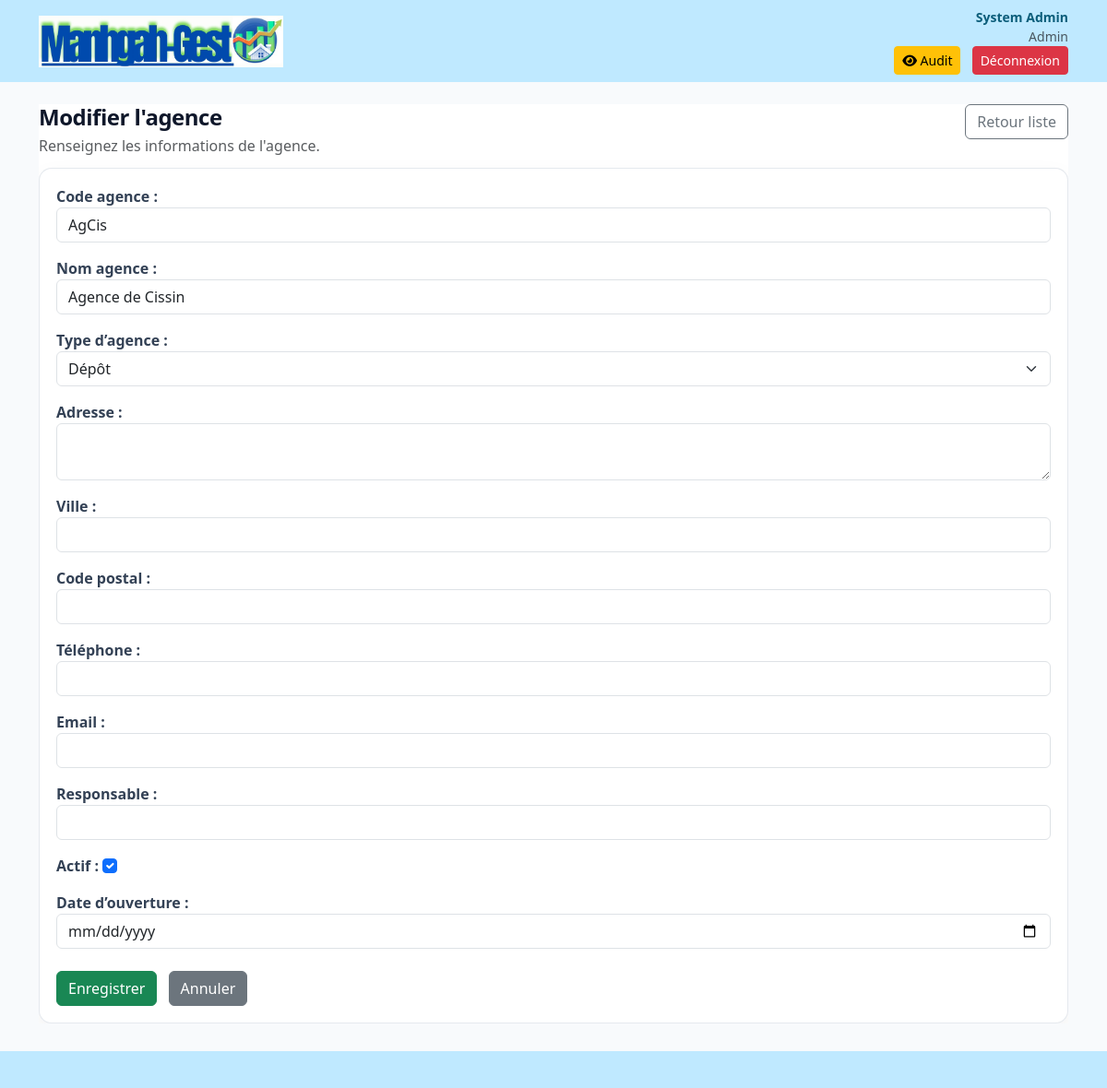
Screenshot of /agences/2/modifier/ (signed in) with the database file from the repository.
### core/models.py (models this page shows, shortened)
class UtilisateurProfile(models.Model):
    user = models.OneToOneField('auth.User', on_delete=models.CASCADE, verbose_name='Compte auth')
    societe = models.ForeignKey(Societe, on_delete=models.PROTECT, verbose_name='Société')
    agence = models.ForeignKey(Agence, on_delete=models.SET_NULL, blank=True, null=True, verbose_name='Agence')
    role = models.ForeignKey(Role, on_delete=models.PROTECT, verbose_name='Rôle')
    nom = models.CharField(max_length=100, verbose_name='Nom')
    prenom = models.CharField(max_length=100, verbose_name='Prénom')
    email = models.EmailField(max_length=100, unique=True, verbose_name='Email')
    telephone = models.CharField(max_length=20, blank=True, null=True, verbose_name='Téléphone')
    photo = models.CharField(max_length=255, blank=True, null=True, verbose_name='Photo')
    actif = models.BooleanField(default=True, verbose_name='Actif')
    derniere_connexion = models.DateTimeField(blank=True, null=True, verbose_name='Dernière Connexion')
    date_creation = models.DateTimeField(auto_now_add=True, verbose_name='Date Création')
    date_modification = models.DateTimeField(auto_now=True, verbose_name='Date Modification')
    class Meta:
        verbose_name = 'Utilisateur'
        verbose_name_plural = 'Utilisateurs'
        ordering = ['nom', 'prenom']
        indexes = [
            models.Index(fields=['societe', 'agence', 'actif']),
        ]

class Role(models.Model):
    DIRECTION_CHOICES = [
        ('Direction Commerciale', 'Direction Commerciale'),
        ('Direction des Achats', 'Direction des Achats'),
        ('Direction des Ressources Humaines', 'Direction des Ressources Humaines'),
        ('Direction de la Production', 'Direction de la Production'),
        ('Direction Logistique & Stock', 'Direction Logistique & Stock'),
        ('Direction Informatique', 'Direction Informatique'),
        ('Direction Juridique', 'Direction Juridique'),
        ('Direction des Projets', 'Direction des Projets'),
    ]
    nom = models.CharField(max_length=50, unique=True, verbose_name='Nom du rôle')
    direction = models.CharField(max_length=50, choices=DIRECTION_CHOICES, blank=True, null=True, verbose_name='Direction')
    description = models.TextField(blank=True, null=True, verbose_name='Description')
    niveau_acces = models.IntegerField(default=1, verbose_name='Niveau d’accès')
    actif = models.BooleanField(default=True, verbose_name='Actif')
    created_at = models.DateTimeField(auto_now_add=True, verbose_name='Créé le')
    class Meta:
        verbose_name = 'Rôle'
        verbose_name_plural = 'Rôles'
        ordering = ['direction', 'niveau_acces', 'nom']
    def __str__(self):
        return self.nom

class Agence(models.Model):
    AGENCE_TYPES = [
        ('Siege', 'Siège'),
        ('Succursale', 'Succursale'),
        ('Depot', 'Dépôt'),
    ]
    societe = models.ForeignKey(Societe, on_delete=models.CASCADE, verbose_name='Société')
    code = models.CharField(max_length=20, unique=True, verbose_name='Code agence')
    nom = models.CharField(max_length=150, verbose_name='Nom agence')
    type_agence = models.CharField(max_length=20, choices=AGENCE_TYPES, default='Succursale', verbose_name='Type d’agence')
    adresse = models.TextField(blank=True, null=True, verbose_name='Adresse')
    ville = models.CharField(max_length=100, blank=True, null=True, verbose_name='Ville')
    code_postal = models.CharField(max_length=20, blank=True, null=True, verbose_name='Code postal')
    telephone = models.CharField(max_length=20, blank=True, null=True, verbose_name='Téléphone')
    email = models.EmailField(blank=True, null=True, verbose_name='Email')
    responsable = models.CharField(max_length=200, blank=True, null=True, verbose_name='Responsable')
    actif = models.BooleanField(default=True, verbose_name='Actif')
    date_ouverture = models.DateField(blank=True, null=True, verbose_name='Date d’ouverture')
    created_at = models.DateTimeField(auto_now_add=True, verbose_name='Créé le')
    updated_at = models.DateTimeField(auto_now=True, verbose_name='Modifié le')
    class Meta:
        verbose_name = 'Agence'
        verbose_name_plural = 'Agences'
        ordering = ['nom']

### core/views.py (the view)
# urls.py: path('agences/<int:pk>/modifier/', views.agence_update, name='agence_update'),
@login_required
def agence_update(request, pk):
    agence = get_object_or_404(Agence, pk=pk)
    societes = _get_accessible_societes(request.user)
    selected_societe_id = _get_selected_societe_id(request, societes) or agence.societe_id
    form = AgenceForm(request.POST or None, instance=agence)
    _configure_form_for_societe(form, request.user, selected_societe_id)
    if request.method == 'POST' and form.is_valid():
        form.save()
        messages.success(request, 'Agence modifiée avec succès.')
        return _redirect_with_standalone(request, 'agence_list')
    return render(request, 'core/agence_form.html', {'form': form, 'title': 'Modifier l\'agence', 'societe_id': selected_societe_id})

### core/forms.py
class AgenceForm(forms.ModelForm):
    class Meta:
        model = Agence
        fields = ['societe', 'code', 'nom', 'type_agence', 'adresse', 'ville', 'code_postal', 'telephone', 'email', 'responsable', 'actif', 'date_ouverture']
        widgets = {
            'societe': forms.Select(attrs={'class': 'form-select'}),
            'code': forms.TextInput(attrs={'class': 'form-control'}),
            'nom': forms.TextInput(attrs={'class': 'form-control'}),
            'type_agence': forms.Select(attrs={'class': 'form-select'}),
            'adresse': forms.Textarea(attrs={'class': 'form-control', 'rows': 2}),
            'ville': forms.TextInput(attrs={'class': 'form-control'}),
            'code_postal': forms.TextInput(attrs={'class': 'form-control'}),
            'telephone': forms.TextInput(attrs={'class': 'form-control'}),
            'email': forms.EmailInput(attrs={'class': 'form-control'}),
            'responsable': forms.TextInput(attrs={'class': 'form-control'}),
            'actif': forms.CheckboxInput(attrs={'class': 'form-check-input'}),
            'date_ouverture': forms.DateInput(attrs={'type': 'date', 'class': 'form-control'}),
        }

### core/views.py (called while the page is built)
def _get_accessible_societes(user):
    if not user.is_authenticated:
        return Societe.objects.none()
    if user.is_superuser:
        return Societe.objects.filter(actif=True).order_by('raison_sociale')
    try:
        profile = user.utilisateurprofile
    except UtilisateurProfile.DoesNotExist:
        return Societe.objects.none()
    return Societe.objects.filter(pk=profile.societe_id, actif=True).order_by('raison_sociale')

def _get_selected_societe_id(request, accessible_societes):
    raw_societe = request.GET.get('societe')
    if raw_societe and accessible_societes.filter(pk=raw_societe).exists():
        return int(raw_societe)
    return accessible_societes.values_list('id', flat=True).first()

### templates/core/agence_form.html (shortened to what this page needs)
{% extends 'core/base.html' %}
{% block content %}
  <div class="standalone-page">
    <div class="standalone-surface">
      <div class="standalone-head">
        <div>
          <h2 class="h4 mb-1">{{ title }}</h2>
          <p class="text-muted mb-0">Renseignez les informations de l'agence.</p>
        </div>
        <div class="standalone-tools">
          <a href="{% url 'agence_list' %}" class="btn btn-outline-secondary">Retour liste</a>
        </div>
      </div>
      <div class="form-shell">
        <form method="post">
          {% for field in form %}
            {% if field.name == 'societe' %}
              {{ field }}
            {% else %}
              <div class="mb-3">
                {{ field.label_tag }}
                {{ field }}
              </div>
            {% endif %}
          {% endfor %}
          <div class="mt-4">
            <button type="submit" class="btn btn-success">Enregistrer</button>
            <a href="{% url 'agence_list' %}" class="btn btn-secondary ms-2">Annuler</a>
          </div>
        </form>
      </div>
    </div>
  </div>
{% endblock %}

### templates/core/base.html (shortened to what this page needs)
{% load static %}
<!doctype html>
<html lang="fr">
  <head>
    <link href="https://cdn.jsdelivr.net/npm/bootstrap@5.3.2/dist/css/bootstrap.min.css" rel="stylesheet">
    <link href="https://cdnjs.cloudflare.com/ajax/libs/font-awesome/6.4.0/css/all.min.css" rel="stylesheet">
    <link rel="stylesheet" href="{% static 'css/style.css' %}">
  </head>
  <body {% if request.GET.standalone == '1' %}class="standalone-layout"{% endif %}>
    <div class="topbar bg-lightblue py-2">
      <div class="container d-flex align-items-center justify-content-between">
        <div class="d-flex align-items-center">
          <div class="logo me-3">
            <img src="{% static 'img/logo.png' %}" alt="Manhgah-Gest"
                 style="height:56px; width:auto; display:block;"
                 onerror="this.style.display='none'; this.nextElementSibling.style.display='inline'">
          </div>
        </div>
        <div class="text-end">
          {% if user.is_authenticated %}
            {% if user.utilisateurprofile.prenom %}
              <span class="small fw-bold d-block" style="color:#0b5d7a;">{{ user.utilisateurprofile.prenom }} {{ user.utilisateurprofile.nom }}</span>
              <span class="small text-muted d-block">{{ user.utilisateurprofile.role }}</span>
            {% else %}
              <span class="small fw-bold d-block" style="color:#0b5d7a;">{{ user.username }}</span>
            {% endif %}
            {% if user.is_superuser %}
              <a href="{% url 'activity_log' %}" class="btn btn-sm btn-warning me-2">
                <i class="fa-solid fa-eye"></i> Audit
              </a>
            {% endif %}
            <a href="{% url 'logout' %}" class="btn btn-sm btn-danger">Déconnexion</a>
          {% else %}
            <a href="{% url 'login' %}" class="btn btn-sm btn-primary">Connexion</a>
          {% endif %}
        </div>
      </div>
    </div>
    <main class="{% if request.GET.standalone == '1' %}container-fluid px-3 px-md-4 py-4{% else %}container my-4{% endif %}">
      {% block content %}{% endblock %}
    </main>
    {% if request.GET.standalone != '1' %}
    <footer class="footerbar bg-lightblue">
      <div class="container">&nbsp;</div>
    </footer>
    {% endif %}
  </body>
</html>

### static/css/style.css (style rules this page uses)
:root { --purple:#7c3aed }
:root { --purple:#7c3aed; --lightblue:#bfe9ff; --teal:#0ea5a4; --green:#16a34a; --red:#ef4444; --yellow:#f59e0b; --blue:#06b6d4 }
body { background:#f8fafc }
.topbar { background:var(--lightblue); }
.logo { font-weight:700;color:#0b5d7a }
.footerbar { height:40px;background:var(--lightblue);margin-top:30px }
.standalone-page { max-width:100% !important; margin:0 !important; padding:0 !important; width:100% !important; height:100% !important; border-radius:0 !important; }
.standalone-surface { background:#ffffff !important; border:none !important; border-radius:0 !important; padding:0 !important; box-shadow:none !important; width:100% !important; max-height:100%; display:flex; flex-direction:column; overflow-y:auto; margin:0 !important; }
.standalone-head { display:flex; justify-content:space-between; align-items:flex-start; gap:12px; margin-bottom:12px; flex-shrink:0; }
.standalone-head h2 { margin-bottom:4px; font-weight:800; letter-spacing:-0.02em; color:#0f172a; }
.standalone-head p { margin:0; color:#475569; }
.standalone-tools { display:flex; gap:8px; flex-wrap:wrap; }
.form-shell { background:#fff; border:1px solid rgba(148, 163, 184, 0.24); border-radius:14px; padding:18px; box-shadow:0 10px 24px rgba(15,23,42,0.06); }
.form-shell .form-label, .form-shell label { font-weight:600; color:#334155; }

### rows the page displays
Agence: form "AgCis" "Agence de Cissin" "Dépôt" "☑"

### other values shown
{{ user.utilisateurprofile.prenom }} "System"
{{ user.utilisateurprofile.nom }} "Admin"
{{ user.utilisateurprofile.role }} "Admin"
{{ title }} "Modifier l'agence"
{{ field.label_tag }} "Code agence :" "Nom agence :" "Type d’agence :" "Adresse :" "Ville :" "Code postal :" "Téléphone :" "Email :" "Responsable :" "Actif :" "Date d’ouverture :"
